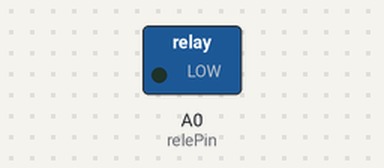
A sketch run on a simulated Arduino Uno, built with avr-gcc and run on an emulated ATmega328P. Parts: switched loads named in the sketch (green lamp = pin HIGH).

Above: at 0.1 s.
At 5.1 s:
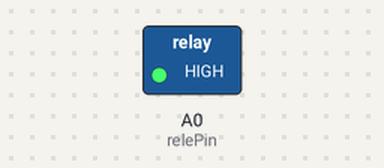
Timing chart, 0 to 66.5 s (numbered marks = the images above):
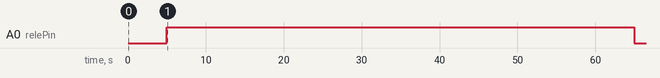

Measured:
- by itself, A0 (relePin): LOW → HIGH at 5.0 s, → LOW 60.0 s later

The sketch:

ligaedesligabombva.ino
```cpp
// Declaração de variáveis
const int relePin = A0; // Pino ao qual o relé está conectado = A0

// Função setup()
void setup() {
  // Configura o pino como saída
  pinMode(relePin, OUTPUT);
}

// Função loop()
void loop() {
   // Aguarda 5 segundos
  delay(5000);
  // Aciona o relé
  digitalWrite(relePin, HIGH);
  // Aguarda 60 segundos
  delay(60000);
  // Desativa o relé
  digitalWrite(relePin, LOW);
  // Aguarda 8 horas segundos
  delay(28800000);
}
```
